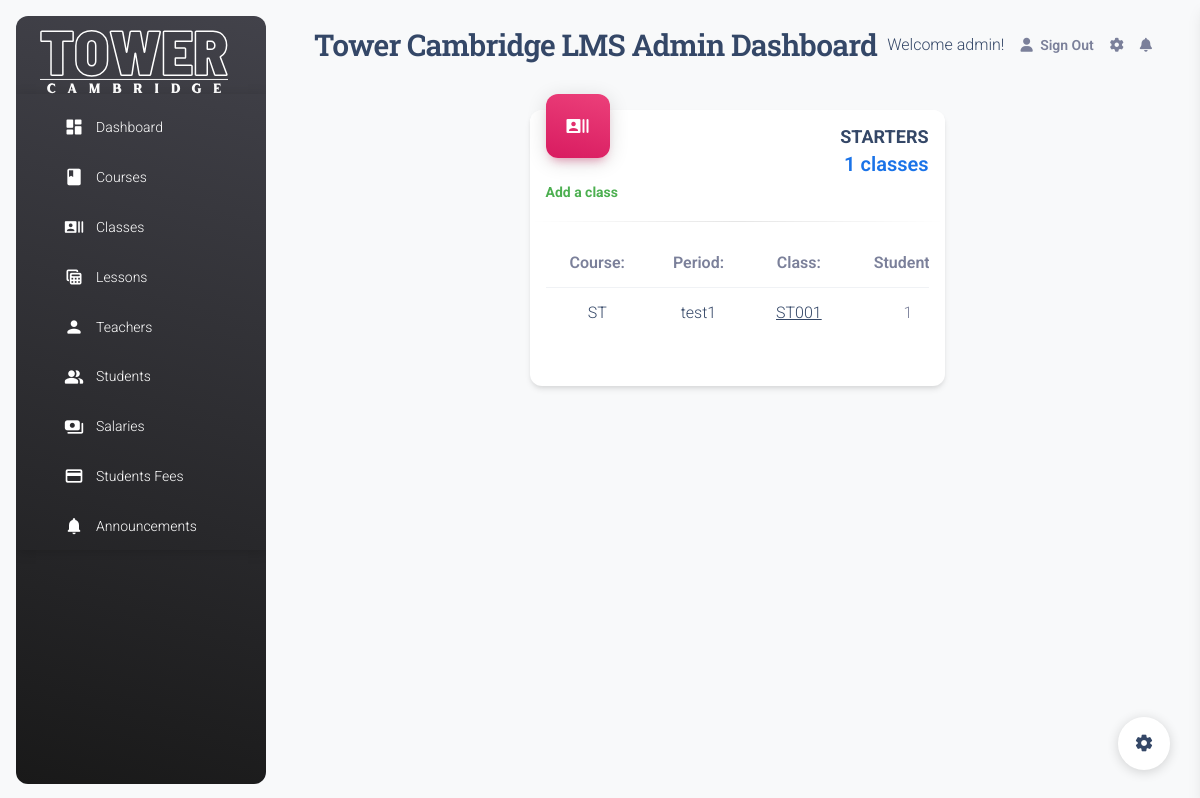
Page /classes/ (signed in) on the committed database.
### tower_api/models.py (models this page shows, shortened)
class Clss(models.Model):
    course = models.ForeignKey(Course, related_name='clss', on_delete=models.CASCADE)
    period = models.ForeignKey(Period, related_name='clss', on_delete=models.CASCADE)
    clss = models.CharField(max_length=15)

class Course(models.Model):
    STARTERS = 'ST'
    MOVERS = 'MV'
    FLYERS = 'FL'
    KET = 'KT'
    PET = 'PT'
    FCE = 'FC'
    COURSE_CHOICES = [
        (STARTERS, 'Starters'),
        (MOVERS, 'Movers'),
        (FLYERS, 'Flyers'),
        (KET, 'KET'),
        (PET, 'PET'),
        (FCE, 'FCE'),
    ]
    course = models.CharField(
        max_length=2,
        choices=COURSE_CHOICES,
        default=STARTERS,
    )
    def __str__(self):
        return self.course

class Period(models.Model):
    course = models.ForeignKey(Course, related_name='periods', on_delete=models.CASCADE)
    period = models.CharField(max_length=15)
    def __str__(self):
        return self.period

### towerweb/views.py (the view)
# urls.py: path('classes/', classes, name='classes'),
def classes(request):
    classescount=models.Period.objects.all().count()
    clss = models.Clss.objects.all()
    st_cls = models.Clss.objects.annotate(nstud=Count('students'))
    mydict = {
        'classescount': classescount,
        'clss': clss,
        'st_cls': st_cls,
    }
    return render(request, 'towerweb/classes.html', context=mydict)

### towerweb/templates/towerweb/classes.html (shortened to what this page needs)
{% extends 'towerweb/adminsidebar.html' %}
{% load static %}
{% block content %}
<div class="container-fluid mx-auto col-lg-6">
    <div class="row">
        <div class="col-lg-12">
            <div class="card  mb-5">
                <div class="card-header p-3 pt-2">
                    <div class="icon icon-lg icon-shape bg-gradient-primary shadow-primary shadow text-center border-radius-xl mt-n4 position-absolute">
                    <i class="material-icons opacity-10">recent_actors</i>
                </div>
                <div class="text-end pt-1">
                    <h6 class="text-lg mb-0 text-capitalize"> <strong>STARTERS</strong></h6>
                    <h5 class="mb-0 text-info">{{classescount}} classes</h5>
                </div>
                <a href="{% url 'addclass'  %}"><p class="mb-0"><span class="text-success text-sm font-weight-bolder">Add a class</span></p></a>
            </div>
            <hr class="dark horizontal my-0">
            <div class="card-footer p-3">
                <div>
                    <div class="row">
                        <div class="col-lg-12 col-md-7">
                            <div class="table-responsive">
                                <table class="table centered align-items-center text-center">
                                    <thead>
                                        <tr class="table-centered">
                                            <th>Course:</th>
                                            <th>Period:</th>
                                            <th>Class:</th>
                                            <th>Students:</th>
                                        </tr>
                                    </thead>
                                    <tbody>
                                        <tr >
                                            <td class="w-30 centered text-center">
                                                <div class="d-flex px-1 py-1">
                                                    <div class="col px-3">
                                                        {% for cls in clss %}
                                                        <p class="text-dark">{{cls.course}}</p>
                                                        {% endfor %}
                                                    </div>
                                                </div>
                                            </td>
                                            <td class="w-30 centered text-center">
                                                <div class="d-flex px-1 py-1">
                                                    <div class="col px-3">
                                                        {% for cls in clss %}
                                                        <p class="text-dark">{{cls.period}}</p>
                                                        {% endfor %}
                                                    </div>
                                                </div>
                                            </td>
                                            <td class="w-30 centered text-center">
                                                <div class="d-flex px-1 py-1">
                                                    <div class="col px-3">
                                                        {% for cls in clss %}
                                                        <a href="{% url 'updateclass' cls.id  %}"><p class="text-dark" style="text-decoration:underline;">{{cls.clss}}</p></a>
                                                        {% endfor %}
                                                    </div>
                                                </div>
                                            </td>
                                            <td>
                                                <div class="col">
                                                    {% for sts in st_cls %}
                                                    <p>{{sts.nstud}}</p>
                                                    {% endfor %}
                                                </div>
                                            </td>
                                        </tr>
                                    </tbody>
                                </table>
                            </div>
                        </div>
                    </div>
                </div>
            </div>
        </div>
    </div>
</div>
{% endblock content %}

### towerweb/templates/towerweb/adminsidebar.html (shortened to what this page needs)
{% load static %}
<!DOCTYPE html>
<html lang="en">
<head>
<link href="{% static 'towerweb/css/nucleo-icons.css' %}" rel="stylesheet" />
<link href="{% static 'towerweb/css/nucleo-svg.css' %}" rel="stylesheet" />
<link id="pagestyle" href="{% static 'towerweb/css/material-dashboard.css' %}" rel="stylesheet" />
</head>
  <body class="g-sidenav-show  bg-gray-100">
    <aside class="sidenav navbar navbar-vertical navbar-expand-xs border-0 border-radius-xl my-3 fixed-start ms-3   bg-gradient-dark" id="sidenav-main">
      <div class="sidenav-header">
        <div class="logo">
            <a href="/"><img src="{% static 'towerweb/img/white.svg' %}" alt="" class="mx-4 img-fluid w-75"></a>
          </div>
      </div>
  <nav class="navbar">
    <div class="collapse navbar-collapse" id="sidenav-collapse-main">
      <ul class="navbar-nav">
        <li class="nav-item">
          <a class="nav-link text-white" href="{% url 'admindashboard'  %}">
              <div class="text-white text-center me-2 d-flex align-items-center justify-content-center">
                <i class="material-icons opacity-10">dashboard</i>
              </div>
            <span class="nav-link-text ms-1">Dashboard</span>
          </a>
        </li>
        <li class="nav-item">
          <a class="nav-link text-white" href="{% url 'courses'  %}">
              <div class="text-white text-center me-2 d-flex align-items-center justify-content-center">
                <i class="material-icons opacity-10">book</i>
              </div>
            <span class="nav-link-text ms-1">Courses</span>
          </a>
        </li>
        <li class="nav-item">
          <a class="nav-link text-white " href="{% url 'classes'  %}">
              <div class="text-white text-center me-2 d-flex align-items-center justify-content-center">
                <i class="material-icons opacity-10">recent_actors</i>
              </div>
            <span class="nav-link-text ms-1">Classes</span>
          </a>
        </li>
        <li class="nav-item">
          <a class="nav-link text-white " href="/">
              <div class="text-white text-center me-2 d-flex align-items-center justify-content-center">
                <i class="material-icons opacity-10">table_view</i>
              </div>
            <span class="nav-link-text ms-1">Lessons</span>
          </a>
        </li>
        <li class="nav-item">
          <a class="nav-link text-white " href="./billing.html">
              <div class="text-white text-center me-2 d-flex align-items-center justify-content-center">
                <i class="material-icons opacity-10">person</i>
              </div>
            <span class="nav-link-text ms-1">Teachers</span>
          </a>
        </li>
        <li class="nav-item">
          <a class="nav-link text-white " href="./virtual-reality.html">
              <div class="text-white text-center me-2 d-flex align-items-center justify-content-center">
                <i class="material-icons opacity-10">people_alt</i>
              </div>
            <span class="nav-link-text ms-1">Students</span>
          </a>
        </li>
        <li class="nav-item">
          <a class="nav-link text-white " href="./virtual-reality.html">
              <div class="text-white text-center me-2 d-flex align-items-center justify-content-center">
                <i class="material-icons opacity-10">payments</i>
              </div>
            <span class="nav-link-text ms-1">Salaries</span>
          </a>
        </li>
        <li class="nav-item">
          <a class="nav-link text-white " href="./virtual-reality.html">
              <div class="text-white text-center me-2 d-flex align-items-center justify-content-center">
                <i class="material-icons opacity-10">payment</i>
              </div>
            <span class="nav-link-text ms-1">Students Fees</span>
          </a>
        </li>
        <li class="nav-item">
          <a class="nav-link text-white " href="./notifications.html">
              <div class="text-white text-center me-2 d-flex align-items-center justify-content-center">
                <i class="material-icons opacity-10">notifications</i>
              </div>
            <span class="nav-link-text ms-1">Announcements</span>
          </a>
        </li>
      </ul>
    </div>
  </nav>
</aside>
<main class="main-content border-radius-lg ">
  <nav class="navbar navbar-main navbar-expand-lg px-0 mx-4 mt-1 mb-4 shadow-none border-radius-xl" id="navbarBlur" data-scroll="true">
    <div class="container-fluid py-1 px-3">
      <div class="collapse navbar-collapse mt-sm-0 mt-2 me-md-0 me-sm-4" id="navbar">
          <h3 class="mb-0">Tower Cambridge LMS Admin Dashboard</h3>
        <div class="ms-md-auto pe-md-3 d-flex align-items-center">
            <div class="input-group input-group-outline">
              {% if request.user.is_authenticated %}
              <p class="mt-3 text-dark">Welcome {{request.user}}!</p>
              {% else %}
              <p class="mt-3 text-dark">Welcome Guest!</p>
              {% endif %}
            </div>
        </div>
        <ul class="navbar-nav  justify-content-end">
          <li class="nav-item d-flex align-items-center">
            <a href="{% url 'user_logout' %}" class="nav-link text-body font-weight-bold px-0">
              <i class="fa fa-user me-sm-1"></i>
              <span class="d-sm-inline d-none">Sign Out</span>
            </a>
          </li>
          <li class="nav-item px-3 d-flex align-items-center">
            <a href="javascript:;" class="nav-link text-body p-0">
              <i class="fa fa-cog fixed-plugin-button-nav cursor-pointer"></i>
            </a>
          </li>
          <li class="nav-item dropdown pe-2 d-flex align-items-center">
            <a href="javascript:;" class="nav-link text-body p-0" id="dropdownMenuButton" data-bs-toggle="dropdown" aria-expanded="false">
              <i class="fa fa-bell cursor-pointer"></i>
            </a>
          </li>
        </ul>
      </div>
    </div>
  </nav>
{% block content %}
{% endblock content %}
<div class="container-fluid py-4">
  <div class="fixed-plugin">
    <a class="fixed-plugin-button text-dark position-fixed px-3 py-2">
      <i class="material-icons py-2">settings</i>
    </a>
  </div>
</div>
  </body>
</html>

### towerweb/static/towerweb/css/nucleo-svg.css (style rules this page uses)
.icon { display: inline-block; color: #111111; height: 1em; width: 1em; }
.icon-lg { height: 1.6em; width: 1.6em; }
.icon { fill: currentColor; stroke: none; }

### rows in the picture
Clss: course "ST", period "test1", clss "ST001", nstud "1"

### other values in the picture
{{ request.user }} "admin"
{{ classescount }} "1"
